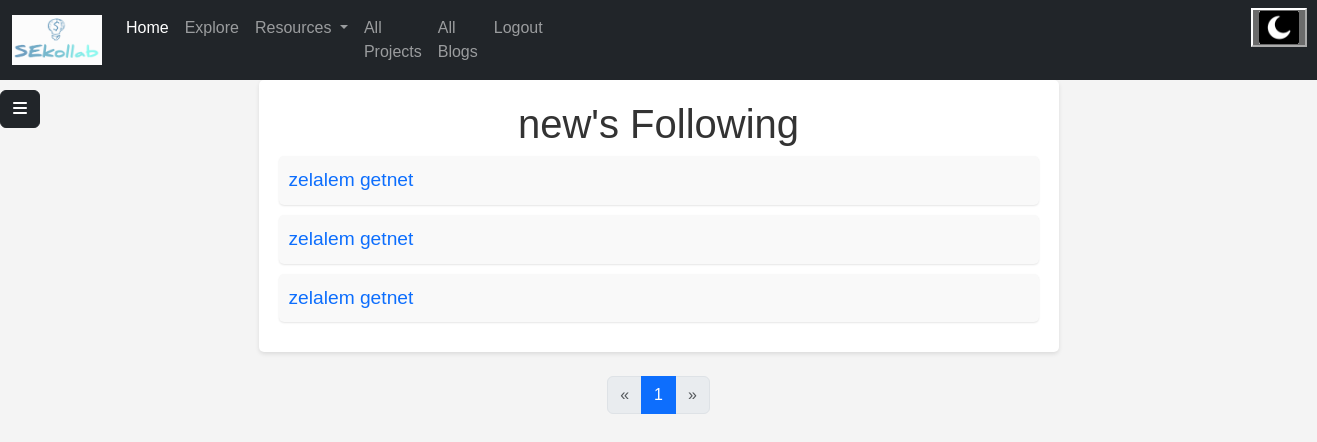
The page /otherfollowing/1 (signed in) on the database its author committed.
### models.py (models this page shows)
class User(UserMixin, db.Model):
    __tablename__ = "users"
    id = Column(Integer, primary_key=True, autoincrement=True)
    email = Column(String(100), unique=True)
    username = Column(String)
    fname = Column(String(30), nullable=False)
    lname = Column(String(30), nullable=False)
    profile_photo = Column(String)
    about_me = Column(String, nullable=False)
    phone_number = Column(String(11), nullable=False)
    age = Column(String(11), nullable=False)
    status = Column(String, nullable=False)
    skills = Column(String, nullable=False)
    portfolio = Column(String)
    password = Column(String(100))
    date = Column(String, nullable=False, default=datetime.date.today().strftime("%B %d, %Y"))
    is_active = db.Column(db.Boolean, default=True)
    country = Column(String, nullable=False)
    City = Column(String, nullable=False)
    twitter = Column(String)
    github = Column(String)
    education_status = Column(String)
    employment_status=Column(String, nullable=False)
    blogs = relationship("Blog", back_populates="author")
    comments = relationship("Userscomment", back_populates="user")
    liked_blogs = relationship("Blog", secondary='liked_blogs', backref='liking_users')
    collabration = relationship("Collabration", back_populates="user")
    followers = relationship("Follower", foreign_keys="[Follower.user_id]",back_populates="followed_user")
    following = relationship("Follower", foreign_keys="[Follower.follower_id]", back_populates="follower")
    interests = relationship("Interest", back_populates="user")

class Follower(db.Model):
    __tablename__ = "followers"
    id = Column(Integer, primary_key=True, autoincrement=True)
    user_id = Column(Integer, ForeignKey('users.id', ondelete='CASCADE'), nullable=False)
    follower_id = Column(Integer, ForeignKey('users.id', ondelete='CASCADE'), nullable=False)
    followed_user = relationship("User", foreign_keys=[user_id], back_populates="followers")
    follower = relationship("User", foreign_keys=[follower_id], back_populates="following")

### main.py (the view)
@app.route("/otherfollowing/<int:id>", methods=["GET","POST"])
def otherfollowing(id):
    page = request.args.get("page", default=1, type=int)
    per_page = 10
    offset = (page - 1) * per_page
    user = User.query.get(current_user.id)
    following = Follower.query.filter_by(follower_id=id).offset(offset).limit(per_page).all()
    total_records = User.query.count()
    total_pages = (total_records // per_page) + (1 if total_records % per_page > 0 else 0)
    return render_template("otherfollowing.html", allfollowing=following, user=user, page=page, total_pages=total_pages)

### main.py (called while the page is built)
@login_manager.user_loader
def load_user(user_id):
    return User.query.get(int(user_id))

### templates/otherfollowing.html (shortened to what this page needs)
<!DOCTYPE html>
<html lang="en">
<head>
    <link href="https://cdn.jsdelivr.net/npm/bootstrap@5.3.3/dist/css/bootstrap.min.css" rel="stylesheet">
    <link rel="stylesheet" href="../static/css/myfollowing.css">
    <link rel="stylesheet" href="../static/css/sidebar.css">
</head>
<body>
{% include "navigationloggedin.html" %}
{% include "sidebar.html" %}
    <div class="container">
        <h1>{{ user.fname }}'s Following</h1>
        <div class="followers">
            {% if allfollowing %}
            {% for f in allfollowing %}
            <div class="follower">
               <a href="{{ url_for('profile',id=f.follower.id) }}"><p>{{ f.follower.fname }} {{ f.follower.lname }}</p></a>
            </div>
            {% endfor %}
            {% endif %}
        </div>
    </div>
<nav class="my-4" aria-label="...">
  <ul class="pagination justify-content-center">
    <li class="page-item {{ 'disabled' if page <= 1 else '' }}">
      <a class="page-link" href="{{ url_for('myfollowing', page=page-1) }}" tabindex="-1" aria-disabled="{{ 'true' if page <= 1 else 'false' }}">&laquo;</a>
    </li>
    {% for p in range(1, total_pages + 1) %}
      <li class="page-item {{ 'active' if p == page else '' }}">
        <a class="page-link" href="{{ url_for('myfollowing', page=p) }}">{{ p }}</a>
      </li>
    {% endfor %}
    <li class="page-item {{ 'disabled' if page >= total_pages else '' }}">
      <a class="page-link" href="{{ url_for('myfollowing', page=page+1) }}">&raquo;</a>
    </li>
  </ul>
</nav>
</body>
</html>

### static/css/myfollowing.css (style rules this page uses)
body { font-family: Arial, sans-serif; background-color: #f4f4f4; margin: 0; }
.container { max-width: 800px; margin: 0 auto; background-color: #fff; padding: 20px; border-radius: 5px; box-shadow: 0 2px 4px rgba(0, 0, 0, 0.1); }
h1 { text-align: center; color: #333; }
.follower { display: flex; align-items: center; justify-content: space-between; margin-bottom: 10px; padding: 10px; background-color: #f9f9f9; border-radius: 5px; box-shadow: 0 1px 2px rgba(0, 0, 0, 0.1); }
.follower p { margin: 0; font-size: 1.2em; }
a { text-decoration: none; }

### static/css/sidebar.css (style rules this page uses)
a { text-decoration: none; }
li { color: black; }

### rows shown on the page
User: fname "new"
Follower: follower.fname "zelalem", follower.lname "getnet"
Follower: follower.fname "zelalem", follower.lname "getnet"
Follower: follower.fname "zelalem", follower.lname "getnet"

### other values the page prints
{{ p }} "1"
